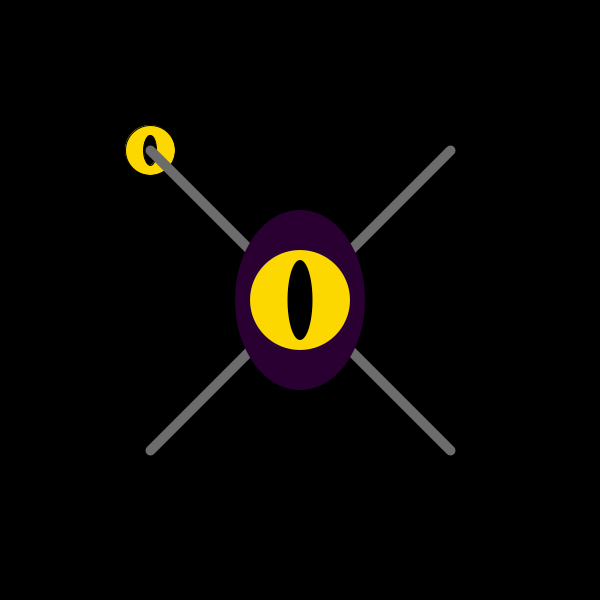
Frame 1 (no input)
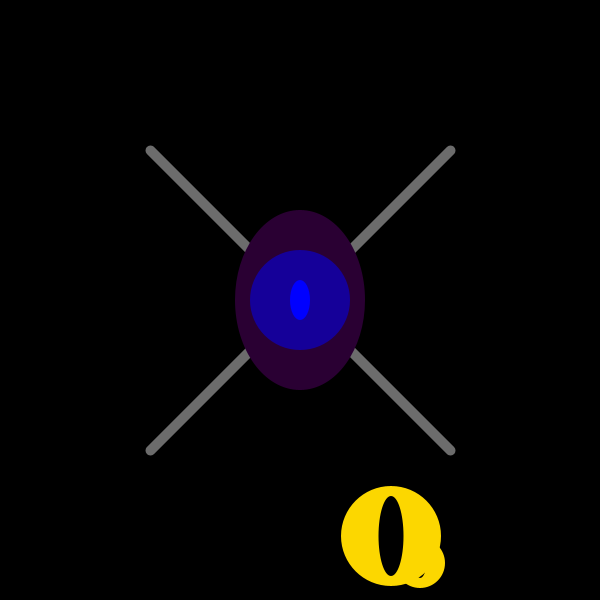
Frame 60 (the mouse pressed at the canvas centre just before this capture)
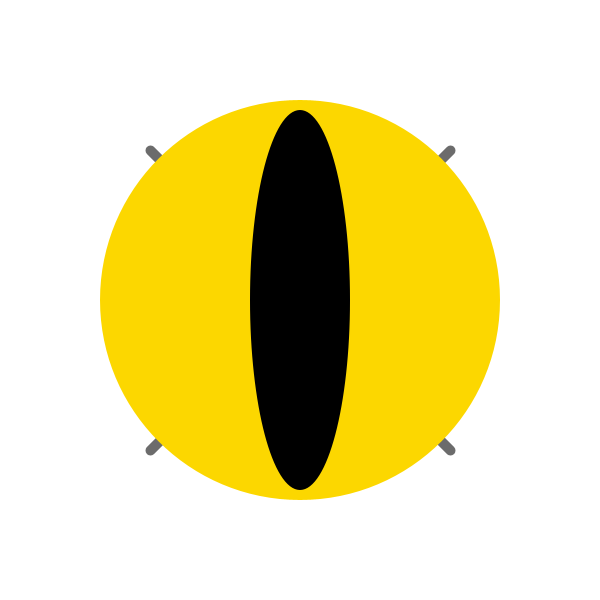
Frame 120 (the mouse held since frame 60 and released just before this capture)

The Processing sketch that drew these frames (run headless with seeded random() and noise(); from frame 60 on, the mouse is pressed at the canvas centre):

// Processing sketch: processing_97082
// ── processing_97082.pde

/*Alfons Echegaray
Informatica Grup 02 - 2n GEDI
Professora: Anna Mª del Corral
Practica 3
Variables:

En aquest exercici treballem les variables en funció del cursor (X,Y) utilitzant el void set, i el void draw, i definint la posició de les lineas respecte mouseX.
Les elipses canvien de tamany amb mouseX, i de color amb mouseY.
L'ull apareix segons el moviment de mouseX, pero apareix amb un moviment vertical.

1.Fem que el dibuix del ull i de l'anell i de l'ull reboti amb els límits de la finestra, no amb el seu centre, sinó amb els 
seus límits (a la dreta, esquerra, a dalt i a baix, com si el que dibuixes tingués entitat 
física, per dir-ho així).
2. Afegim a l’sketch la funció mousePressed() per tal que, quan cliquis sobre la 
finestra, canviï la posició del dibuix i la mida de tots o algun dels seus 
elements. Mira’t la referència de processing per veure com fer-ho. Atenció: 
No confonguis la funció mousePressed() (que va fora del Draw i el Setup) 
amb la variable mousePressed (que pot anar dins el Draw).
3.Utilitza les variables de posició horitzontal i vertical del dibuix per fer canviar 
paràmetres com el seu color o forma mitjançant condicionals. Per exemple: 
que una part del dibuix sigui cercle o quadrat segons aquest estigui a la 
dreta o esquerra de la finestra, o que un color canviï segons si està a la 
meitat de dalt o de baix.

En aquesta animació l'anell passa per derrara dels cercles de colors, i l'ull per devant.
si cliquem el mouse es reposicionen l'ull i l'anell i mentre es mante clicat el fons queda blanc.
el tamany de l'ull augmenta al premer mouse, pero no he aconseguit que recuperes el tamany despres de deixar de premer el mouse.






*/

//introducció deles entitats//
int posX, posY, velX, velY,posX1,posY1,velX1,velY1;
float szull,szanell;

void setup()
{
  size(600,600);
  rectMode(CENTER);
  colorMode(RGB, height, height, 250);
  noCursor(); 
 
 posX = width/2;
  posY = height/2;
 posX1 = width/4;
  posY1 = height/4;
  velX = 7;
  velY = 4;
  velX1 = 10;
  velY1 = 7;
  szull = 100;
  szanell= 50;

}

void draw()
{
  background(0);
  //canvi de fons//
   if (mousePressed == true) {
   background(#FFFFFF);
  } 
  

//anell//

fill(#FCD700);
ellipse(posX1,posY1,szanell,szanell);
fill(0);
ellipse(posX1,posY1,szanell/4,(szanell - 20));
   posX1 = posX1 +velX1;
  posY1 = posY1 + velY1;

  if ((posX1<(0+(szanell/2)))||(posX1>(width-(szanell/2)))){
    velX1 = -velX1;
  }
  
  if ((posY1<(0+(szanell/2)))||(posY1>(height-(szanell/2)))){
    velY1 = -velY1;
  }

  if (mousePressed == true) {
   posX1 = mouseY;
   posY1 = mouseX;
  } 


  //lineas creu//   
  stroke(255);
    strokeWeight(10);
  line(width/4,height/4,3*(width/4),3*(height/4));
  line(3*(width/4),height/4,width/4,3*(height/4));
  
  
  //cercles de colors//
noStroke();
fill(mouseY+100,mouseY,50);
ellipse(width/2,height/2,130+(0.5*mouseX),180+(0.5*mouseX));

fill(mouseY+50,mouseY,150);
ellipse(width/2,height/2,100+(0.5*mouseX),100+(0.5*mouseX));

fill(mouseY,mouseY,250);
ellipse(width/2,height/2,20+(0.3*mouseX),40+(0.8*mouseX));

  
//ull moviment//
fill(#FCD700);
ellipse(posX,posY,szull,szull);
fill(0);
ellipse(posX,posY,szull/4,(szull - 20));
   posX = posX + velX;
  posY = posY + velY;

  if ((posX<(0+(szull/2)))||(posX>(width-(szull/2)))){
    velX = -velX;
  }
  
  if ((posY<(0+(szull/2)))||(posY>(height-(szull/2)))){
    velY = -velY;
  }


   if (mousePressed == true) {
   posX = mouseX;
   posY = mouseY;
  } 

   if (mousePressed == true) {
   szull= 400;
   }
else{
  szull= szull;
}
 






}
